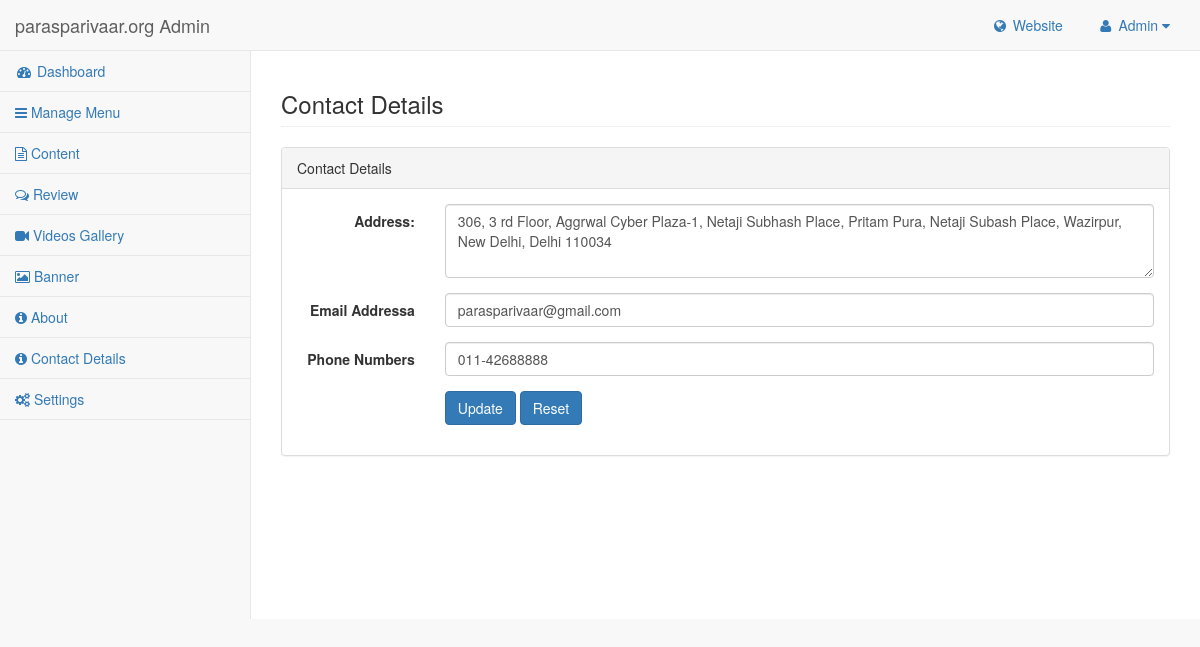
Page /contact-details.php (signed in) on the committed database.
### tables this page shows
CREATE TABLE `contactdetails` (
  `id` int(11) NOT NULL,
  `address` varchar(500) NOT NULL,
  `emails` varchar(500) NOT NULL,
  `phonenumber` varchar(500) NOT NULL,
  `updatedate` datetime NOT NULL
);

### app/contact-details.php (called while the page is built, shortened)
<?php
require_once('functions.php');
$contactdetailsFetchData=selectData("SELECT * FROM `contactdetails` WHERE id='1'");
$address=$contactdetailsFetchData[0]->address;
$emails=$contactdetailsFetchData[0]->emails;
$phonenumber=$contactdetailsFetchData[0]->phonenumber;
?>

### contact-details.php (the view)
<?php include_once('app/contact-details.php'); ?>
<?php include_once('header.php');?>
        <div id="page-wrapper">
            <div class="row">
                <div class="col-lg-12">
                    <h3 class="page-header">Contact Details</h3>
                </div>
            </div>
          <div class="row">
                <div class="col-lg-12">
                    <div class="panel panel-default">
                        <div class="panel-heading">
                          Contact Details<span id="pagetitle" ></span>
                        </div>
                        <div class="panel-body">
                            <div class="row">
                            <div class="col-lg-12" >
<form class="form-horizontal" action="" method="post" enctype="multipart/form-data">
<div class="form-group">
   <label class="control-label col-sm-2" for="address">Address:</label>
      <div class="col-sm-10">
        <textarea class="form-control" rows="3" name="address" placeholder="Address"><?php echo $address; ?></textarea>
      </div>
</div>
<div class="form-group">
   <label class="control-label col-sm-2" for="emails">Email Addressa</label>
      <div class="col-sm-10">
        <input type="text" name="emails" value="<?php echo $emails; ?>" placeholder="Enter caption" class="form-control" autocomplete="off">
      </div>
</div>
<div class="form-group">
   <label class="control-label col-sm-2" for="phonenumber">Phone Numbers </label>
      <div class="col-sm-10">
        <input type="text" name="phonenumber" value="<?php echo $phonenumber; ?>" placeholder="Enter caption" class="form-control" autocomplete="off">
      </div>
</div>
   <div class="form-group">
      <div class="col-sm-offset-2 col-sm-8">
        <button type="submit" name="updatecontactdetails" id="updatecontactdetails" class="btn btn-primary">Update</button>
        <a href="" name="reset" class="btn btn-primary">Reset</a>
      </div>
    </div>
  </form>
                                </div>
                            </div>
                        </div>
                    </div>
                </div>
            </div>
        </div>
   <?php include_once('footer.php'); ?>

### rows in the picture
contactdetails: address "306, 3 rd Floor, Aggrwal Cyber Plaza-1, Netaji Subhash Place, Pritam Pura, Netaji Subash Place, Wazirpur, New Delhi, Delhi 110034", emails "parasparivaar@gmail.com", phonenumber "011-42688888"

### other values in the picture
$AdminPanelName "parasparivaar.org"
$_SESSION['username'] "Admin"
